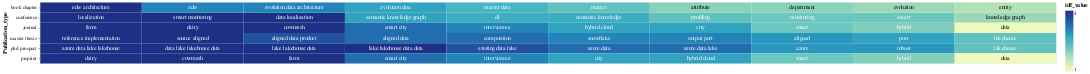

Notebook code cell kept with this figure:
### Code cell
# Select the top terms for each PDF
top_terms_df_publication_type = result_df_publication_type.groupby('Publication_type').head(10)

# Add a small random value to 'idf_value' for better visualization
top_terms_df_publication_type['idf_value'] = top_terms_df_publication_type['idf_value'] + np.random.rand(top_terms_df_publication_type.shape[0]) * 0.0001

# Create a base chart
base = alt.Chart(top_terms_df_publication_type).encode(
    x=alt.X('rank:O', axis=None),  # Use rank for x-axis
    y='Publication_type:N',
    color=alt.Color('idf_value:Q', scale=alt.Scale(scheme='viridis')),
    text='topic_word:N'  # Corrected column name to 'topic_word'
).transform_window(
    rank="rank()",
    sort=[alt.SortField("idf_value", order="descending")],
    groupby=["Publication_type"]
)

# Create a heatmap
heatmap = base.mark_rect().encode(
    color='idf_value:Q',
)

# Create text labels with conditional color
text = base.mark_text(baseline='middle').encode(
    text='topic_word:N',
    color=alt.condition(alt.datum.idf_value >= 2.0, alt.value('white'), alt.value('black'))
)

# Display the heatmap and text labels
chart_lda_publication_type = (heatmap + text).properties(width=2000)
chart_lda_publication_type

### Figure 1 — Vega-Lite specification as saved in the notebook (floating-point values rounded to 4 significant figures)
{"config": {"view": {"continuousWidth": 300, "continuousHeight": 300}}, "layer": [{"mark": {"type": "rect"}, "encoding": {"color": {"field": "idf_value", "type": "quantitative"}, "text": {"field": "topic_word", "type": "nominal"}, "x": {"axis": null, "field": "rank", "type": "ordinal"}, "y": {"field": "Publication_type", "type": "nominal"}}, "transform": [{"window": [{"op": "rank", "field": "", "as": "rank"}], "groupby": ["Publication_type"], "sort": [{"field": "idf_value", "order": "descending"}]}]}, {"mark": {"type": "text", "baseline": "middle"}, "encoding": {"color": {"condition": {"test": "(datum.idf_value >= 2.0)", "value": "white"}, "value": "black"}, "text": {"field": "topic_word", "type": "nominal"}, "x": {"axis": null, "field": "rank", "type": "ordinal"}, "y": {"field": "Publication_type", "type": "nominal"}}, "transform": [{"window": [{"op": "rank", "field": "", "as": "rank"}], "groupby": ["Publication_type"], "sort": [{"field": "idf_value", "order": "descending"}]}]}], "data": {"name": "data-842c46e02936ba84e03298c8d96deaec"}, "width": 2000, "$schema": "https://vega.github.io/schema/vega-lite/v5.16.3.json", "datasets": {"data-842c46e02936ba84e03298c8d96deaec": [{"Publication_type": "conference", "topic_word": "localization", "idf_value": 3.971}, {"Publication_type": "conference", "topic_word": "data localization", "idf_value": 3.97}, {"Publication_type": "conference", "topic_word": "smart", "idf_value": 2.179}, {"Publication_type": "conference", "topic_word": "smart monitoring", "idf_value": 3.97}, {"Publication_type": "conference", "topic_word": "monitoring", "idf_value": 2.179}, {"Publication_type": "conference", "topic_word": "semantic knowledge", "idf_value": 2.584}, {"Publication_type": "conference", "topic_word": "knowledge graph", "idf_value": 1.83}, {"Publication_type": "conference", "topic_word": "semantic knowledge graph", "idf_value": 2.718}, {"Publication_type": "conference", "topic_word": "dl", "idf_value": 2.584}, {"Publication_type": "conference", "topic_word": "profiling", "idf_value": 2.266}, {"Publication_type": "book chapter", "topic_word": "edw", "idf_value": 3.054}, {"Publication_type": "book chapter", "topic_word": "attribute", "idf_value": 1.956}, {"Publication_type": "book chapter", "topic_word": "master data", "idf_value": 2.466}, {"Publication_type": "book chapter", "topic_word": "master", "idf_value": 2.266}, {"Publication_type": "book chapter", "topic_word": "evolution data", "idf_value": 2.718}, {"Publication_type": "book chapter", "topic_word": "evolution", "idf_value": 1.83}, {"Publication_type": "book chapter", "topic_word": "department", "idf_value": 1.956}, {"Publication_type": "book chapter", "topic_word": "edw architecture", "idf_value": 3.97}, {"Publication_type": "book chapter", "topic_word": "evolution data architecture", "idf_value": 3.054}, {"Publication_type": "book chapter", "topic_word": "entity", "idf_value": 1.668}, {"Publication_type": "phd prospect", "topic_word": "azure", "idf_value": 2.872}, {"Publication_type": "phd prospect", "topic_word": "azure data", "idf_value": 3.277}, {"Publication_type": "phd prospect", "topic_word": "azure data lake", "idf_value": 3.277}, {"Publication_type": "phd prospect", "topic_word": "lakehouse", "idf_value": 2.266}, {"Publication_type": "phd prospect", "topic_word": "robust", "idf_value": 2.872}, {"Publication_type": "phd prospect", "topic_word": "data lake lakehouse data", "idf_value": 3.97}, {"Publication_type": "phd prospect", "topic_word": "lake lakehouse data", "idf_value": 3.97}, {"Publication_type": "phd prospect", "topic_word": "lake lakehouse data data", "idf_value": 3.97}, {"Publication_type": "phd prospect", "topic_word": "azure data lake lakehouse", "idf_value": 3.97}, {"Publication_type": "phd prospect", "topic_word": "existing data lake", "idf_value": 3.565}, {"Publication_type": "journal", "topic_word": "data", "idf_value": 1.0}, {"Publication_type": "journal", "topic_word": "city", "idf_value": 2.718}, {"Publication_type": "journal", "topic_word": "hybrid cloud", "idf_value": 2.718}, {"Publication_type": "journal", "topic_word": "smart city", "idf_value": 3.277}, {"Publication_type": "journal", "topic_word": "hybrid", "idf_value": 2.025}, {"Publication_type": "journal", "topic_word": "interviewee", "idf_value": 3.054}, {"Publication_type": "journal", "topic_word": "dairy", "idf_value": 3.97}, {"Publication_type": "journal", "topic_word": "farm", "idf_value": 3.97}, {"Publication_type": "journal", "topic_word": "smart", "idf_value": 2.179}, {"Publication_type": "journal", "topic_word": "cowmesh", "idf_value": 3.97}, {"Publication_type": "preprint", "topic_word": "data", "idf_value": 1.0}, {"Publication_type": "preprint", "topic_word": "city", "idf_value": 2.718}, {"Publication_type": "preprint", "topic_word": "hybrid cloud", "idf_value": 2.718}, {"Publication_type": "preprint", "topic_word": "smart city", "idf_value": 3.277}, {"Publication_type": "preprint", "topic_word": "hybrid", "idf_value": 2.025}, {"Publication_type": "preprint", "topic_word": "interviewee", "idf_value": 3.054}, {"Publication_type": "preprint", "topic_word": "dairy", "idf_value": 3.97}, {"Publication_type": "preprint", "topic_word": "farm", "idf_value": 3.97}, {"Publication_type": "preprint", "topic_word": "smart", "idf_value": 2.179}, {"Publication_type": "preprint", "topic_word": "cowmesh", "idf_value": 3.97}, {"Publication_type": "master thesis", "topic_word": "port", "idf_value": 2.718}, {"Publication_type": "master thesis", "topic_word": "output port", "idf_value": 3.054}, {"Publication_type": "master thesis", "topic_word": "aligned", "idf_value": 2.872}, {"Publication_type": "master thesis", "topic_word": "aligned data product", "idf_value": 3.565}, {"Publication_type": "master thesis", "topic_word": "aligned data", "idf_value": 3.277}, {"Publication_type": "master thesis", "topic_word": "composition", "idf_value": 3.277}, {"Publication_type": "master thesis", "topic_word": "source aligned", "idf_value": 3.97}, {"Publication_type": "master thesis", "topic_word": "snowflake", "idf_value": 3.054}, {"Publication_type": "master thesis", "topic_word": "reference implementation", "idf_value": 3.97}, {"Publication_type": "master thesis", "topic_word": "lakehouse", "idf_value": 2.266}]}}
